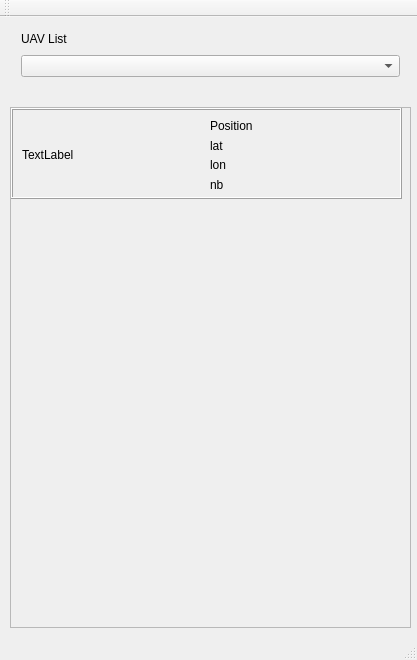
<?xml version="1.0" encoding="UTF-8"?>
<ui version="4.0">
 <class>MainWindow</class>
 <widget class="QMainWindow" name="MainWindow">
  <property name="geometry">
   <rect>
    <x>0</x>
    <y>0</y>
    <width>417</width>
    <height>660</height>
   </rect>
  </property>
  <property name="windowTitle">
   <string>MarkTracker</string>
  </property>
  <widget class="QWidget" name="centralWidget">
   <widget class="QWidget" name="verticalLayoutWidget">
    <property name="geometry">
     <rect>
      <x>10</x>
      <y>0</y>
      <width>401</width>
      <height>71</height>
     </rect>
    </property>
    <layout class="QVBoxLayout" name="verticalLayout">
     <item>
      <widget class="QLabel" name="label">
       <property name="text">
        <string>UAV List</string>
       </property>
      </widget>
     </item>
     <item>
      <widget class="QComboBox" name="comboBox"/>
     </item>
    </layout>
   </widget>
   <widget class="QScrollArea" name="scrollArea">
    <property name="geometry">
     <rect>
      <x>10</x>
      <y>90</y>
      <width>401</width>
      <height>521</height>
     </rect>
    </property>
    <property name="widgetResizable">
     <bool>true</bool>
    </property>
    <widget class="QWidget" name="scrollAreaWidgetContents">
     <property name="geometry">
      <rect>
       <x>0</x>
       <y>0</y>
       <width>397</width>
       <height>517</height>
      </rect>
     </property>
     <widget class="QFrame" name="frame">
      <property name="geometry">
       <rect>
        <x>0</x>
        <y>0</y>
        <width>391</width>
        <height>91</height>
       </rect>
      </property>
      <property name="sizePolicy">
       <sizepolicy hsizetype="Expanding" vsizetype="Preferred">
        <horstretch>0</horstretch>
        <verstretch>0</verstretch>
       </sizepolicy>
      </property>
      <property name="frameShape">
       <enum>QFrame::Box</enum>
      </property>
      <property name="frameShadow">
       <enum>QFrame::Raised</enum>
      </property>
      <widget class="QWidget" name="horizontalLayoutWidget">
       <property name="geometry">
        <rect>
         <x>0</x>
         <y>0</y>
         <width>391</width>
         <height>94</height>
        </rect>
       </property>
       <layout class="QHBoxLayout" name="horizontalLayout">
        <item>
         <widget class="QLabel" name="label_2">
          <property name="sizePolicy">
           <sizepolicy hsizetype="Preferred" vsizetype="Preferred">
            <horstretch>0</horstretch>
            <verstretch>0</verstretch>
           </sizepolicy>
          </property>
          <property name="text">
           <string>TextLabel</string>
          </property>
         </widget>
        </item>
        <item>
         <layout class="QVBoxLayout" name="verticalLayout_2">
          <item>
           <widget class="QLabel" name="label_3">
            <property name="text">
             <string>Position</string>
            </property>
           </widget>
          </item>
          <item>
           <widget class="QLabel" name="lat">
            <property name="text">
             <string>lat</string>
            </property>
           </widget>
          </item>
          <item>
           <widget class="QLabel" name="lon">
            <property name="text">
             <string>lon</string>
            </property>
           </widget>
          </item>
          <item>
           <widget class="QLabel" name="nb">
            <property name="text">
             <string>nb</string>
            </property>
           </widget>
          </item>
         </layout>
        </item>
       </layout>
      </widget>
     </widget>
    </widget>
   </widget>
  </widget>
  <widget class="QToolBar" name="mainToolBar">
   <attribute name="toolBarArea">
    <enum>TopToolBarArea</enum>
   </attribute>
   <attribute name="toolBarBreak">
    <bool>false</bool>
   </attribute>
  </widget>
  <widget class="QStatusBar" name="statusBar"/>
 </widget>
 <layoutdefault spacing="6" margin="11"/>
 <resources/>
 <connections/>
</ui>
